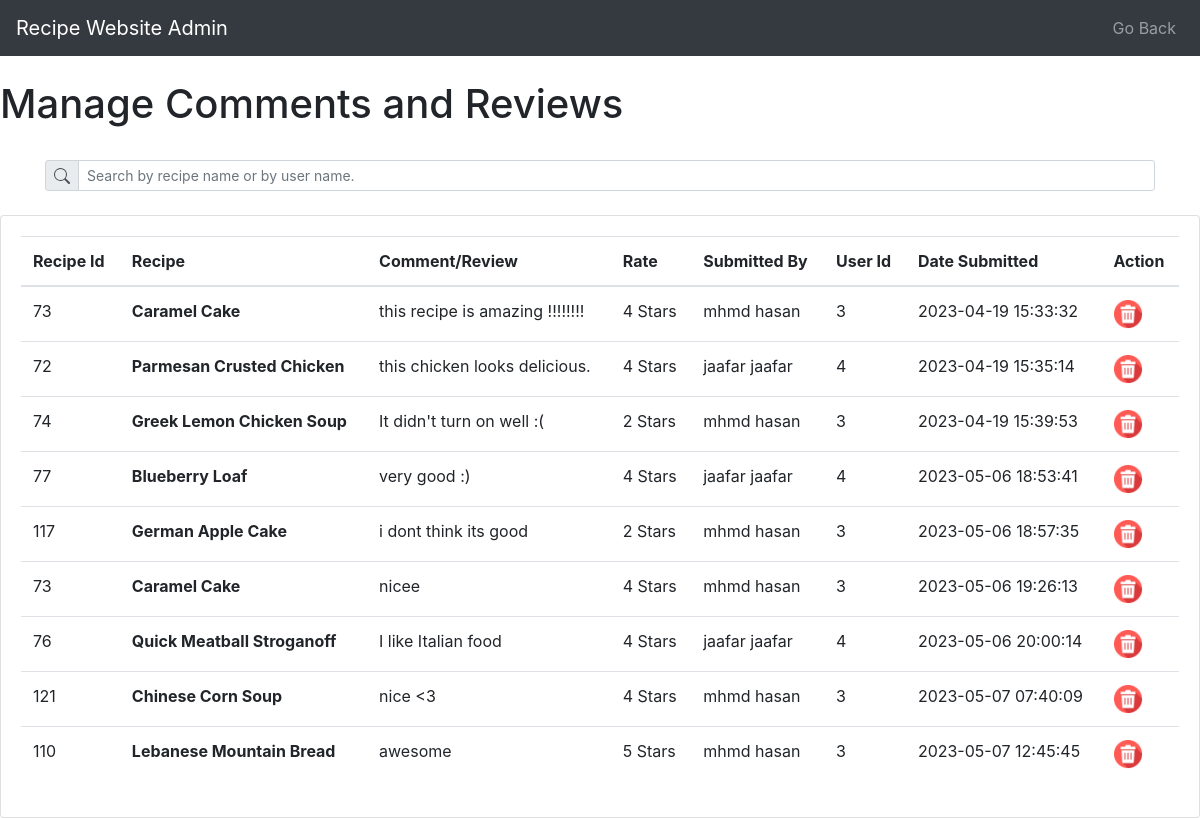
The app's page /roles/dashboard/manageCmnts.php (signed in) with its own data.
### tables this page shows
CREATE TABLE `feedback` (
  `feedback_id` int(20) NOT NULL,
  `user_id` int(20) NOT NULL,
  `recipe_id` int(20) NOT NULL,
  `create_date` datetime NOT NULL,
  `review` text NOT NULL,
  `rate` int(1) NOT NULL
);

CREATE TABLE `recipes` (
  `recipe_id` int(20) NOT NULL,
  `user_id` int(20) NOT NULL,
  `name` varchar(50) NOT NULL,
  `description` text NOT NULL,
  `create_date` datetime NOT NULL,
  `preparation_time` int(5) NOT NULL,
  `cooking_time` int(5) NOT NULL,
  `total_time` int(5) NOT NULL,
  `servings` int(5) NOT NULL,
  `meal_time` varchar(20) NOT NULL,
  `cuisine` varchar(20) NOT NULL,
  `image` varchar(200) NOT NULL,
  `status` varchar(15) NOT NULL
);

### roles/dashboard/manageCmnts.php (the view, shortened to what this page needs)
<!DOCTYPE html>
<html lang="en">
<head>
  <link rel="stylesheet" href="../../css/bootstrap.css">
</head>
<body>
  <nav class="navbar navbar-expand-lg navbar-dark bg-dark">
    <a class="navbar-brand" href="dashboard.php">Recipe Website Admin</a>
    <div class="collapse navbar-collapse" id="navbarNav">
      <ul class="navbar-nav ml-auto">
        <li class="nav-item">
          <a class="nav-link" href="dashboard.php">Go Back</a>
        </li>
      </ul>
    </div>
  </nav>
  <br>
  <h1>Manage Comments and Reviews</h1><br>
  <div class="container">
    <div class="d-flex justify-content-end flex-grow-1">
      <div class="input-group input-group-sm ml-auto">
        <div class="input-group-prepend">
          <span class="input-group-text" id="search-addon">
          </span>
        </div>
        <input type="text" class="form-control" id="searchInput" placeholder="Search by recipe name or by user name." aria-describedby="search-addon">
      </div>
    </div>
  </div>
  <?php
  include "../../includes/connection.php";
  $sql = "SELECT feedback.feedback_id, recipes.name, feedback.review, feedback.user_id,
   login_users.first_name, login_users.last_name, feedback.create_date, feedback.rate, feedback.recipe_id
        FROM feedback
        JOIN login_users ON feedback.user_id = login_users.user_id
        JOIN recipes ON feedback.recipe_id = recipes.recipe_id
       ";
  $result = mysqli_query($con, $sql);
  if (mysqli_num_rows($result) > 0) {
    echo '<div class="content">';
    echo '<br>';
    echo '<div class="row">';
    echo '<div class="col-md-12">';
    echo '<div class="card mb-12">';
    echo '<div class="card-body">';
    echo '<table class="table table-hover">';
    echo '<thead>';
    echo '<tr>';
    echo '<th scope="col">Recipe Id</th>';
    echo '<th scope="col">Recipe</th>';
    echo '<th scope="col">Comment/Review</th>';
    echo '<th scope="col">Rate</th>';
    echo '<th scope="col">Submitted By</th>';
    echo '<th scope="col">User Id</th>';
    echo '<th scope="col">Date Submitted</th>';
    echo '<th scope="col">Action</th>';
    echo '</tr>';
    echo '</thead>';
    echo '<tbody>';
    while ($row = mysqli_fetch_assoc($result)) {
      echo '<tr>';
      echo '<td>' . $row['recipe_id'] . '<span style="color: transparent;" hidden>' . $row['last_name'] . '</span><span style="color: transparent;" hidden>' . $row['first_name'] . '</span>
      <span style="color: transparent;" hidden>' . $row['name'] . '</span></td>';
      echo '<th scope="row">' . $row['name'] . '</th>';
      echo '<td>' . $row['review'] . '</td>';
      echo '<td>' . $row['rate'] . ' Stars</td>';
      echo '<td>' . $row['first_name'] . ' ' . $row['last_name'] . '</td>';
      echo '<td>' . $row['user_id'] . '</td>';
      echo '<td>' . $row['create_date'] . '</td>';
      echo '<td>';
      echo '<a href="#" data-toggle="modal" data-target="#deleteCommentModal" data-id="' . $row['feedback_id'] . '"><img src="../../images/delete.png" alt="Delete" width="30" height="30"></a>';
      echo '</td>';
      echo '</tr>';
    }
    echo '</tbody>';
    echo '</table>';
    echo '</div>';
    echo '</div>';
    echo '</div>';
    echo '</div>';
    echo '</div>';
  } else {
    echo "No feedback data found.";
  }
  ?>
</body>
</html>

### records on screen
feedback: recipe "73", recipe.name "Caramel Cake", review "this recipe is amazing !!!!!!!!", rate "4", user.first_name "mhmd", user.last_name "hasan", user "3", create_date "2023-04-19 15:33:32"
feedback: recipe "72", recipe.name "Parmesan Crusted Chicken", review "this chicken looks delicious.", rate "4", user.first_name "jaafar", user.last_name "jaafar", user "4", create_date "2023-04-19 15:35:14"
feedback: recipe "74", recipe.name "Greek Lemon Chicken Soup", review "It didn't turn on well :(", rate "2", user.first_name "mhmd", user.last_name "hasan", user "3", create_date "2023-04-19 15:39:53"
feedback: recipe "77", recipe.name "Blueberry Loaf", review "very good :)", rate "4", user.first_name "jaafar", user.last_name "jaafar", user "4", create_date "2023-05-06 18:53:41"
feedback: recipe "117", recipe.name "German Apple Cake", review "i dont think its good", rate "2", user.first_name "mhmd", user.last_name "hasan", user "3", create_date "2023-05-06 18:57:35"
feedback: recipe "73", recipe.name "Caramel Cake", review "nicee", rate "4", user.first_name "mhmd", user.last_name "hasan", user "3", create_date "2023-05-06 19:26:13"
feedback: recipe "76", recipe.name "Quick Meatball Stroganoff", review "I like Italian food", rate "4", user.first_name "jaafar", user.last_name "jaafar", user "4", create_date "2023-05-06 20:00:14"
feedback: recipe "121", recipe.name "Chinese Corn Soup", review "nice <3", rate "4", user.first_name "mhmd", user.last_name "hasan", user "3", create_date "2023-05-07 07:40:09"
feedback: recipe "110", recipe.name "Lebanese Mountain Bread", review "awesome", rate "5", user.first_name "mhmd", user.last_name "hasan", user "3", create_date "2023-05-07 12:45:45"
